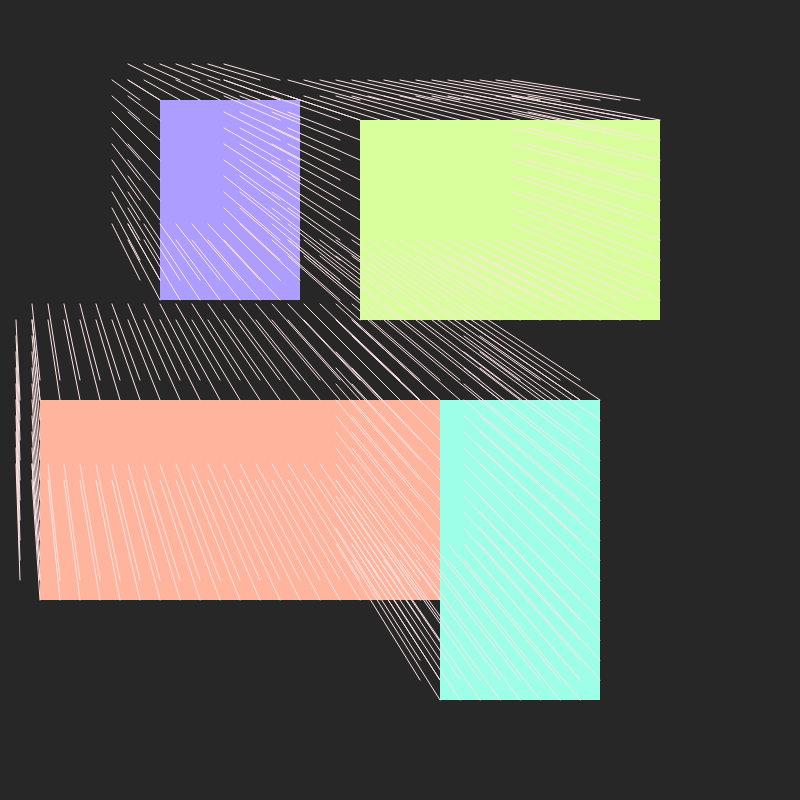
Frame 1 (no input)
Frame 60 (no input): identical to frame 1, image omitted
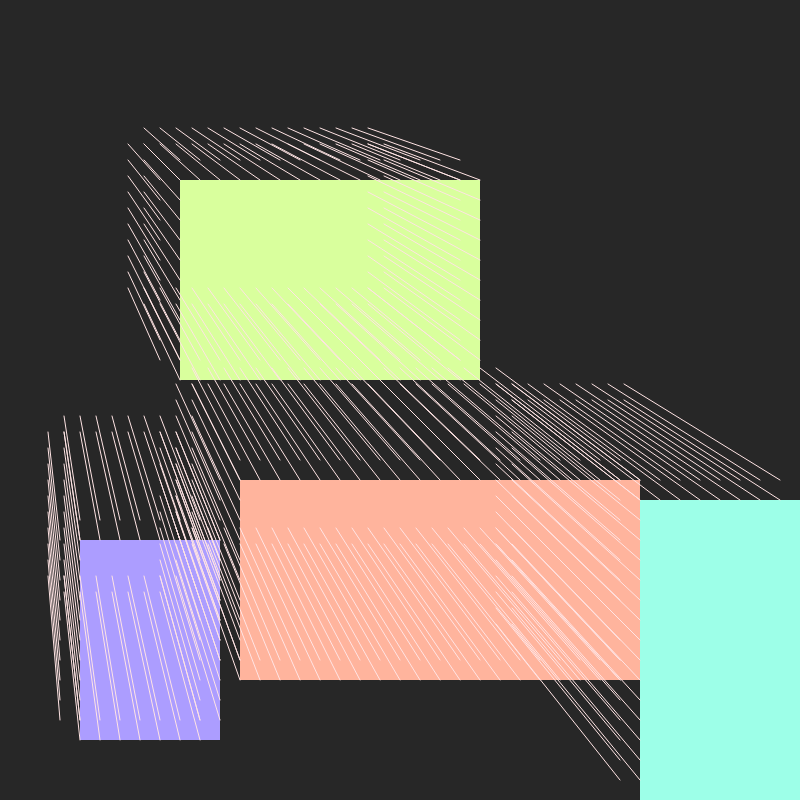
Frame 120 (the mouse pressed at the canvas centre since frame 60)

The p5.js sketch that drew these frames (run headless with seeded random() and noise() and a simulated clock; from frame 60 on, the mouse is pressed at the canvas centre):

// p5.js sketch
// ── sketch.js
let wallLookup;
let tilesize = 20;
let tilecount = 40;
let tiles = [];
let colorLookup = {
  cubicals: 0,
  breakroom: 30,
  office: 90,
  toilet: 60,
  Communespace:5,
};

function setup() {
  createCanvas(tilesize * tilecount, tilesize * tilecount);
    colorMode(HSB, 130);
  wallLookup = [
    [createVector(tilesize, 0), createVector(0, 0)],
    [createVector(0, 0), createVector(0, tilesize)],
    [createVector(0, tilesize), createVector(tilesize, tilesize)],
    [createVector(tilesize, tilesize), createVector(tilesize, 0)],
  ];
  for (let i = 0; i < tilecount; i++) {
    tiles[i] = [];
    for (let j = 0; j < tilecount; j++) {
      tiles[i].push(new Tile(i, j));
    }
  }
generateMap();
}
function generateMap() {
  // 1. Reset/Initialize grid tiles to "empty" and wipe old walls
  for (let i = 0; i < tilecount; i++) {
    tiles[i] = [];
    for (let j = 0; j < tilecount; j++) {
      tiles[i].push(new Tile(i, j));
      tiles[i][j].type = "empty"; 
      tiles[i][j].walls = [false, false, false, false];
    }
  }
  
  // 2. Add the dynamic room queue
  addRoom(15, 10, "breakroom");
  addRoom(7, 10, "office");
  addRoom(8, 15, "toilet");
  addRoom(20, 10, "Communespace");
}

function addRoom(w, h, type) {
  let x, y;
  let overlapping = true;
  let attempts = 0;
  let maxAttempts = 1000; // Prevents infinite loops if space runs out

  while (overlapping && attempts < maxAttempts) {
    overlapping = false;
    attempts++;

    // Pick a random position
    x = floor(random(0, tilecount - w + 1));
    y = floor(random(0, tilecount - h + 1));

    // Check if ANY tile in this zone is already taken
    for (let i = x; i < x + w; i++) {
      for (let j = y; j < y + h; j++) {
        if (tiles[i][j].type !== "empty") {
          overlapping = true;
          break; 
        }
      }
      if (overlapping) break;
    }
  }

  // If a valid spot was found, carve out the room
  if (!overlapping) {
    for (let i = x; i < x + w; i++) {
      for (let j = y; j < y + h; j++) {
        tiles[i][j].type = type;
      }
    }
    updateWalls();
  } else {
    console.log("Could not find space for room type: " + type);
  }
}

function ForEach2d(array2d, func) {
  for (let i = 0; i < array2d.length; i++) {
    for (let j = 0; j < array2d[i].length; j++) {
      func(tiles[i][j], i, j);
    }
  }
}

function updateWalls() {
  ForEach2d(tiles, ({ x, y, type, walls }) => {
    
    walls[0] = false; walls[1] = false; walls[2] = false; walls[3] = false;
    
    if (y !== 0 && tiles[x][y - 1].type !== type) walls[0] = true;
    if (x !== 0 && tiles[x - 1][y].type !== type) walls[1] = true;
    if (y !== tilecount - 1 && tiles[x][y + 1].type !== type) walls[2] = true;
    if (x !== tilecount - 1 && tiles[x + 1][y].type !== type) walls[3] = true;
  });
}

function draw() {
  background(255);
  ForEach2d(tiles, ({ type, walls, x, y}) => {
    let i = x, j = y
    noStroke();
    
    
       if (type === "empty") {
      fill(colorLookup[type], 0, 20); 
    } else {
      fill(colorLookup[type], 50, 150);
    }
    
    rect(i * tilesize, j * tilesize, tilesize, tilesize);
    
    
    let addVec = createVector(i * tilesize, j * tilesize);
    
    for (let t = 0; t < 4; t++) {
      if (walls[t]) {
        stroke(144,14,150);
        let vec1 = addVec.copy().add(wallLookup[t][4]),
            vec2 = addVec.copy().add(wallLookup[t][3]);
        line(vec1.x*.80, vec1.y*0.80, vec2.x, vec2.y);
      }
    }
    
  });
}

function mousePressed(){
  generateMap();
  
}
// ── tile.js
class Tile {
  
  constructor(i, j) {
    
    this.type = 'cubicals'
    this.walls = [
      (j === 0),             // north ↑
      (i === 0),             // west  ←
      (j === tilecount - 1), // south ↓
      (i === tilecount - 1), // east  →
    ]  
    this.x = i
    this.y = j

  }
  
}
